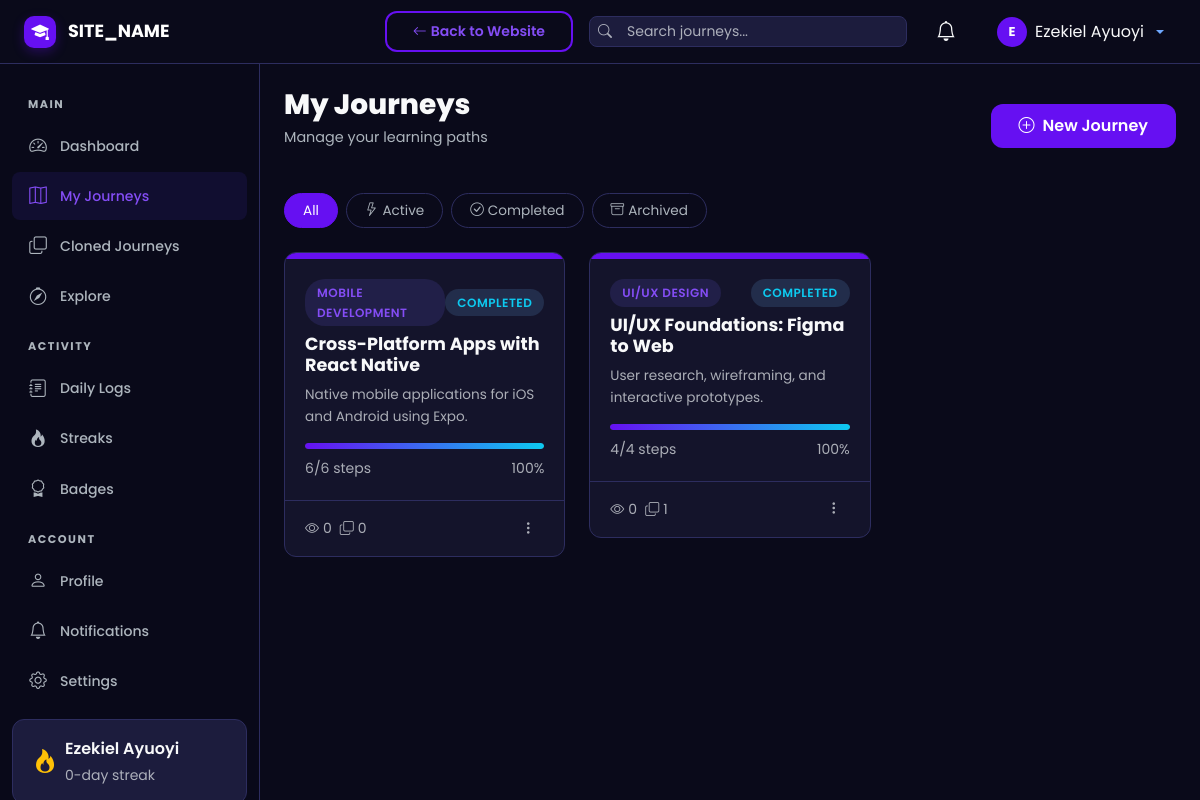
The page /user/journeys.php (signed in) on the database as committed earlier.
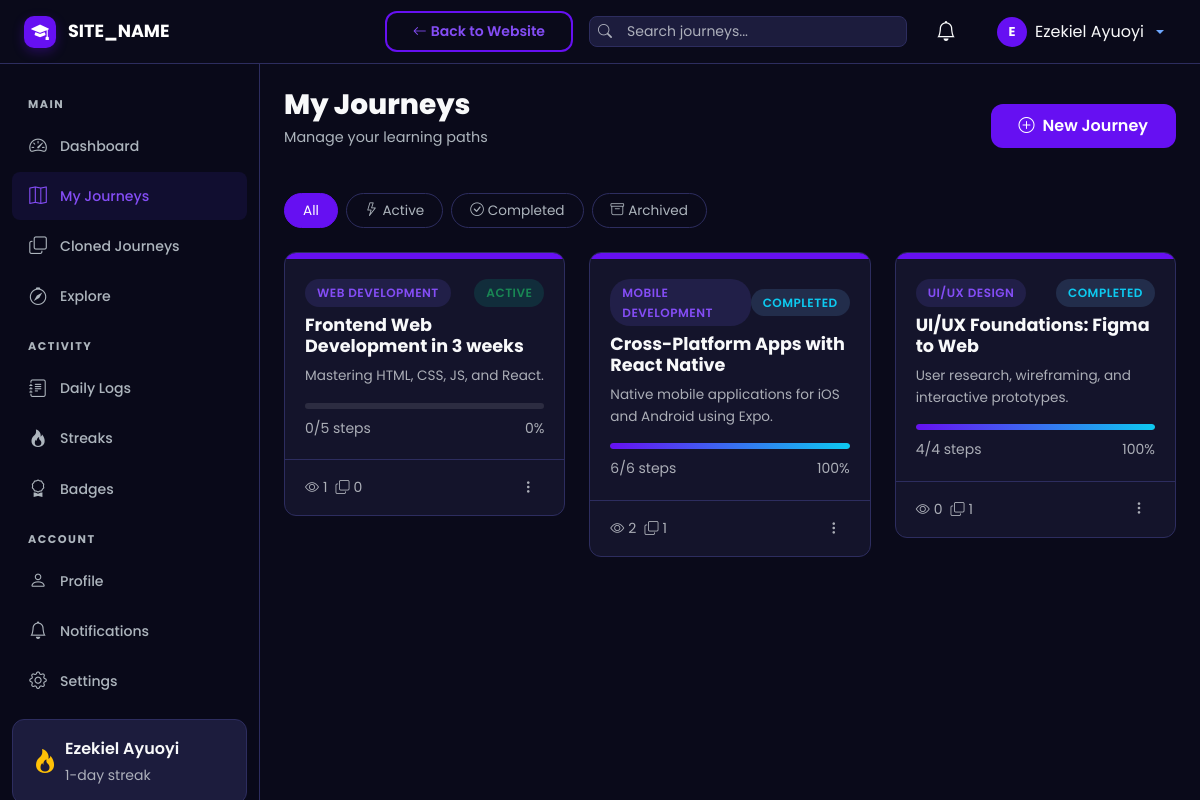
The same page on the database as committed later.
### tables this page shows
CREATE TABLE `journeys` (
  `id` int UNSIGNED NOT NULL,
  `user_id` int UNSIGNED NOT NULL,
  `title` varchar(255) NOT NULL,
  `slug` varchar(255) NOT NULL,
  `description` text,
  `category_id` int UNSIGNED DEFAULT NULL,
  `visibility` enum('public','private') NOT NULL DEFAULT 'public',
  `status` enum('active','completed','archived') NOT NULL DEFAULT 'active',
  `is_featured` tinyint(1) NOT NULL DEFAULT '0',
  `total_steps` int UNSIGNED NOT NULL DEFAULT '0',
  `completed_steps` int UNSIGNED NOT NULL DEFAULT '0',
  `clone_count` int UNSIGNED NOT NULL DEFAULT '0',
  `view_count` int UNSIGNED NOT NULL DEFAULT '0',
  `created_at` datetime NOT NULL DEFAULT CURRENT_TIMESTAMP,
  `updated_at` datetime NOT NULL DEFAULT CURRENT_TIMESTAMP ON UPDATE CURRENT_TIMESTAMP
);

CREATE TABLE `categories` (
  `id` int UNSIGNED NOT NULL,
  `name` varchar(100) NOT NULL,
  `slug` varchar(100) NOT NULL,
  `icon` varchar(50) DEFAULT 'bi-folder',
  `created_at` datetime NOT NULL DEFAULT CURRENT_TIMESTAMP
);

### includes/session.php (called while the page is built, shortened)
<?php
function isLoggedIn(): bool {
    return isset($_SESSION['user_id']);
}
function getCurrentUser(): ?array {
    return [
        'id'        => $_SESSION['user_id'],
        'username'  => $_SESSION['username'],
        'full_name' => $_SESSION['full_name'],
        'email'     => $_SESSION['email'],
        'role'      => $_SESSION['user_role'],
        'avatar'    => $_SESSION['avatar'] ?? 'default-avatar.png',
    ];
}

### includes/helpers.php (called while the page is built, shortened)
<?php
function sanitize(?string $input): string {
    return htmlspecialchars(trim($input), ENT_QUOTES, 'UTF-8');
}
function completionPercent(int $completed, int $total): int {
    return (int) round(($completed / $total) * 100);
}
function truncateText(string $text, int $length = 150): string {
    if (mb_strlen($text) <= $length) return $text;
    return mb_substr($text, 0, $length) . '...';
}
function getUserStats(int $userId): array {
    $db = getDB();
    $stmt = $db->prepare("SELECT current_streak, longest_streak FROM users WHERE id = ?");
    $stmt->execute([$userId]);
    $user = $stmt->fetch();
    $stmt = $db->prepare("SELECT COUNT(*) FROM journeys WHERE user_id = ? AND status = 'completed'");
    $stmt->execute([$userId]);
    $completedJourneys = (int)$stmt->fetchColumn();
    $stmt = $db->prepare("SELECT COUNT(*) FROM steps s JOIN journeys j ON s.journey_id = j.id WHERE j.user_id = ? AND s.status = 'completed'");
    $stmt->execute([$userId]);
    $completedSteps = (int)$stmt->fetchColumn();
    $stmt = $db->prepare("SELECT SUM(clone_count) FROM journeys WHERE user_id = ?");
    $stmt->execute([$userId]);
    $totalClones = (int)$stmt->fetchColumn();
    $stmt = $db->prepare("SELECT COUNT(*) FROM aha_votes av JOIN steps s ON av.step_id = s.id JOIN journeys j ON s.journey_id = j.id WHERE j.user_id = ?");
    $stmt->execute([$userId]);
    $totalAha = (int)$stmt->fetchColumn();
    $stmt = $db->prepare("SELECT COUNT(*) FROM journeys WHERE user_id = ?");
    $stmt->execute([$userId]);
    $totalJourneys = (int)$stmt->fetchColumn();
    $stmt = $db->prepare("SELECT COUNT(*) FROM daily_logs WHERE user_id = ?");
    $stmt->execute([$userId]);
    $totalLogs = (int)$stmt->fetchColumn();
    $stmt = $db->prepare("SELECT COUNT(*) FROM step_comments WHERE user_id = ?");
    $stmt->execute([$userId]);
    $totalComments = (int)$stmt->fetchColumn();
    $stmt = $db->prepare("SELECT COUNT(*) FROM aha_votes WHERE user_id = ?");
    $stmt->execute([$userId]);
    $totalAhaGiven = (int)$stmt->fetchColumn();
    return [
        'current_streak'     => $user['current_streak'] ?? 0,
        'longest_streak'     => $user['longest_streak'] ?? 0,
        'completed_journeys' => $completedJourneys,
        'completed_steps'    => $completedSteps,
        'total_clones'       => $totalClones,
        'total_aha_received' => $totalAha,
        'total_aha_given'    => $totalAhaGiven,
        'total_journeys'     => $totalJourneys,
        'total_logs'         => $totalLogs,
        'total_comments_given' => $totalComments,
    ];
}

### user/journeys.php (the view, shortened to what the changed rows need)
<?php
require_once __DIR__ . '/../includes/dashboard_header.php';
$userId = getCurrentUserId();
$db = getDB();
$where = "j.user_id = ?";
$params = [$userId];
$stmt = $db->prepare("SELECT j.*, c.name AS category_name FROM journeys j LEFT JOIN categories c ON j.category_id = c.id WHERE $where ORDER BY j.updated_at DESC");
$stmt->execute($params);
$journeys = $stmt->fetchAll();
?>
<div class="st-page-header d-flex align-items-center justify-content-between flex-wrap gap-3">
    <div>
        <h1 class="st-page-title">My Journeys</h1>
    </div>
</div>
<?php if (empty($journeys)): ?>
    <div class="st-card">
        <div class="st-empty-state">
            <i class="bi bi-map d-block"></i>
            <h5>No journeys found</h5>
            <p>Create your first learning journey and start tracking progress.</p>
            <a href="<?= SITE_URL ?>/journey/create.php" class="btn btn-st-primary mt-2"><i class="bi bi-plus me-1"></i>Create Journey</a>
        </div>
    </div>
<?php else: ?>
    <div class="row g-4">
        <?php foreach ($journeys as $j): ?>
        <div class="col-md-6 col-xl-4">
            <div class="st-journey-card">
                <div class="card-header-gradient"></div>
                <div class="card-body">
                    <div class="d-flex align-items-center justify-content-between mb-2">
                        <?php if ($j['category_name']): ?>
                            <span class="st-badge st-badge-primary"><?= sanitize($j['category_name']) ?></span>
                        <?php else: ?>
                            <span></span>
                        <?php endif; ?>
                        <?php
                        $statusBadges = ['active' => 'st-badge-success', 'completed' => 'st-badge-info', 'archived' => 'st-badge-warning'];
                        ?>
                        <span class="st-badge <?= $statusBadges[$j['status']] ?? '' ?>"><?= ucfirst($j['status']) ?></span>
                    </div>
                    <h5 class="card-title">
                        <a href="<?= SITE_URL ?>/journey/view.php?id=<?= $j['id'] ?>" class="text-decoration-none text-light"><?= sanitize($j['title']) ?></a>
                    </h5>
                    <p class="text-muted mb-3" style="font-size:0.85rem;"><?= truncateText(sanitize($j['description'] ?? 'No description'), 100) ?></p>
                    <div class="st-progress mb-2"><div class="st-progress-bar" style="width:<?= completionPercent($j['completed_steps'], $j['total_steps']) ?>%"></div></div>
                    <div class="d-flex justify-content-between">
                        <small class="text-muted"><?= $j['completed_steps'] ?>/<?= $j['total_steps'] ?> steps</small>
                        <small class="text-muted"><?= completionPercent($j['completed_steps'], $j['total_steps']) ?>%</small>
                    </div>
                </div>
                <div class="card-footer">
                    <div class="d-flex align-items-center gap-2">
                        <small class="text-muted"><i class="bi bi-eye me-1"></i><?= $j['view_count'] ?></small>
                        <small class="text-muted"><i class="bi bi-copy me-1"></i><?= $j['clone_count'] ?></small>
                    </div>
                    <div class="dropdown">
                        <button class="btn btn-sm btn-link text-muted" data-bs-toggle="dropdown"><i class="bi bi-three-dots-vertical"></i></button>
                    </div>
                </div>
            </div>
        </div>
        <?php endforeach; ?>
    </div>
<?php endif; ?>
<?php require_once __DIR__ . '/../includes/dashboard_footer.php'; ?>

### includes/dashboard_header.php (shortened to what the changed rows need)
<?php
require_once __DIR__ . '/session.php';
require_once __DIR__ . '/helpers.php';
$currentUser = getCurrentUser();
?>
<!DOCTYPE html>
<html lang="en" data-bs-theme="dark">
<head>
    <link href="https://cdn.jsdelivr.net/npm/bootstrap@5.3.3/dist/css/bootstrap.min.css" rel="stylesheet">
    <link href="https://cdn.jsdelivr.net/npm/bootstrap-icons@1.11.3/font/bootstrap-icons.min.css" rel="stylesheet">
    <link href="<?= SITE_URL ?>/assets/css/style.css" rel="stylesheet">
    <link href="<?= SITE_URL ?>/assets/css/dashboard.css" rel="stylesheet">
</head>
<body class="dashboard-body">
<div class="st-wrapper">
    <nav class="st-sidebar" id="sidebar">
        <div class="st-sidebar-inner">
            <?php if ($currentUser['role'] !== 'admin'): ?>
                <?php $userStats = getUserStats($currentUser['id']); ?>
                <div class="st-streak-widget">
                    <div class="d-flex align-items-center">
                        <i class="bi bi-fire text-warning fs-4 me-2"></i>
                        <div>
                            <div class="fw-semibold"><?= sanitize($currentUser['full_name']) ?></div>
                            <small class="text-muted"><?= $userStats['current_streak'] ?>-day streak</small>
                        </div>
                    </div>
                </div>
            <?php endif; ?>
        </div>
    </nav>
    <main class="st-content">
        <div class="container-fluid p-4">

Rows that differ between the two databases and show on the page:
added journeys: category.name "WEB DEVELOPMENT", status "ACTIVE", title "Frontend Web Development in 3 weeks", description "Mastering HTML, CSS, JS, and React.", completed_steps "0", total_steps "5", view_count "1", clone_count "0"
changed journeys "Cross-Platform Apps with React Native": view_count "0" → "2"; clone_count "0" → "1"
Other text that changed with them:
$userStats['current_streak']: "0" → "1"
